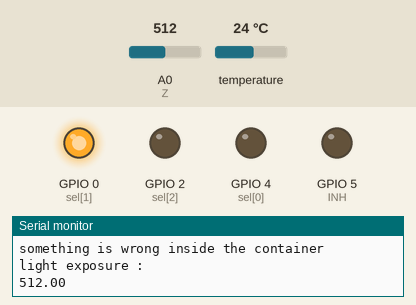
A sketch run on a simulated ESP8266 (NodeMCU). Parts: output pins drawn as LEDs (lit = HIGH), the last lines printed to the serial monitor. The inputs (shaded band) are chosen by the test bench; at power-on: temperature 24 °C, A0 (Z) = 512. WiFi joins after 1.5 s; servers stay silent unless stated; no MQTT or app messages arrive unless stated.

Above: at 2.7 s.
2.8 s: temperature set to 41 °C
At 4.1 s:
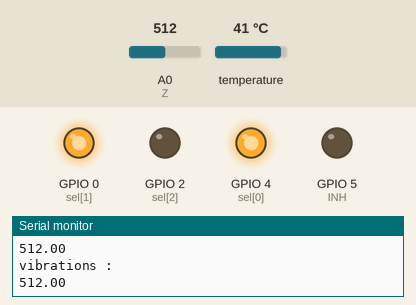
6.8 s: A0 (Z) set to 560
At 8.0 s:
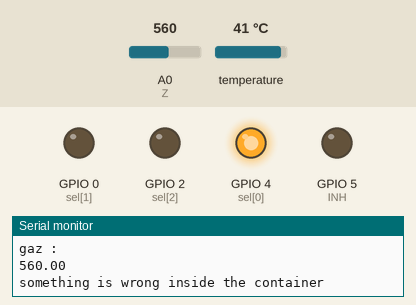
10.3 s: A0 (Z) set to 40
At 13.1 s:
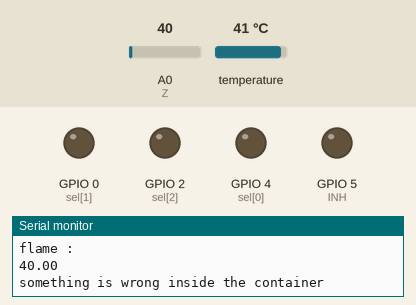
Timing chart, 0 to 20.3 s (numbered marks = the images above; inputs shaded):
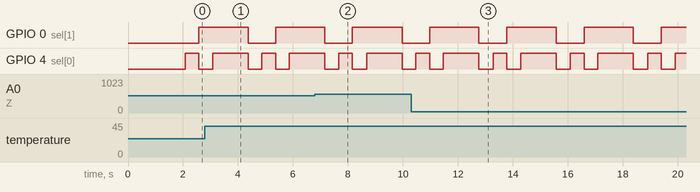

The sketch:

esp1_sensors.ino
```cpp
#include "DallasTemperature.h"
#include "OneWire.h"
#include <ESP8266WiFi.h>
#include <PubSubClient.h>

const int PUBLISH_INTERVAL = 2000;

const char* ssid = "TT_4A58"; // Broker server Network
const char* password = "esprit2020";  // Network pwd
const char* mqttServer ="192.168.1.18";  // Broker ip (raspi)
const int mqttPort = 1883;  // default MQTT port
const char* mqttUser = "";  // no credentials for now
const char* mqttPassword = "";  // no cred for now
char res[8] ;
/// Channels
const char* GAZ_CHANNEL = "123/gaz";  //"state/" + ID;
const char* FLAME_CHANNEL = "123/flame";  //"command/" + ID;
const char* LIGHT_CHANNEL = "123/light";
const char* TEMPERATURE_CHANNEL = "123/temp"; //->   temp
const char* VIBRATIONS_CHANNEL = "123/vib";

WiFiClient espClient;
PubSubClient client(espClient);

int INH = 5 ;  // turn off to enable multiplexer from working
int Z = A0 ;
boolean sel_state[5][3] = {{LOW,LOW,LOW},
                          {HIGH,LOW,LOW},
                          {LOW,HIGH,LOW},
                          {HIGH,HIGH,LOW},
                          {LOW,LOW,HIGH}} ;

int sel[3] = {4,0,2} ;  //A : 4 B : 0 C : 2
String label[5] = {"flame :","gaz :","light exposure :","vibrations :","GPS :"} ;
int shift_delay = 500 ;
OneWire oneWire(13);
DallasTemperature tempSensor(&oneWire);

  void setup(){
  Serial.begin(9600) ;
  tempSensor.begin();
  for (int i = 0;i<3;i++){
    pinMode(sel[i],OUTPUT) ;
    }
  pinMode(INH,OUTPUT) ;
  pinMode(Z,INPUT) ;
  digitalWrite(INH,LOW) ;

  WiFi.begin(ssid, password);
  while (WiFi.status() != WL_CONNECTED) {
    delay(500);
    Serial.println("Connecting to Wifi ...");
  }
  Serial.println("Connected to Wifi network");


    // set server
  client.setServer(mqttServer, mqttPort);
  //client.setCallback(callback);

  while(!client.connected()){
    Serial.println("Connecting to MQTT ...");
    if(client.connect("ESP8266Client", mqttUser, mqttPassword)){
       Serial.println("connected");
    } else {
      Serial.print("failed to connect with state");
      Serial.print(client.state());
      delay(2000);
    }
  }

  }

  void loop(){
    /*
     l : line c : column
     CBA = 000 => Z = first sensor (flame)
     CBA = 001 => Z = 2nd sensor (GAZ)
     CBA = 010 => Z = 3rd sensor (VIBRATIONS)
     CBA = 011 => Z = 4th sensor (GPS)
     */
    shift_sensors() ;
    }

  void alarm(){
    Serial.println("something is wrong inside the container") ;
  }

  void shift_sensors(){
       for (int l = 0; l<4;l++){
      Serial.println(label[l]) ;
      for (int c = 0; c<4;c++){
      digitalWrite(sel[c],sel_state[l][c]) ;
      }
      float data = analogRead(Z) ;
      switch(l){
        case 0 :
           res[8];
          dtostrf(data, 6, 2, res);
          client.publish(FLAME_CHANNEL, (char*)res);
        break ;
        case 1 :
          res[8];
          dtostrf(data, 6, 2, res);
          client.publish(GAZ_CHANNEL, (char*)res);
        break ;
        case 2 :
          res[8];
          dtostrf(data, 6, 2, res);
          client.publish(LIGHT_CHANNEL, (char*)res);
        break ;
        case 3 :
          int zm = map (data, 267, 402, -100, 100);
          float zg = (float) zm / (- 100.00);
          zg = zg * 180;
          res[8] ;
          dtostrf(zg,6,2, res) ;
          client.publish(VIBRATIONS_CHANNEL,(char*)res) ;
        break ;
        case 4 : Serial.println("GPS data should be here") ;
        break ;
        default:Serial.println("error !") ;
        break ;
    }

      Serial.println(data) ;
      check_data(l,data) ;
      delay(shift_delay) ;
      }
     detect_temperature() ;
    }

    void detect_temperature(){
     tempSensor.requestTemperatures();
     Serial.println("temperature :") ;
    Serial.println(tempSensor.getTempCByIndex(0));
    res[8];
    dtostrf(tempSensor.getTempCByIndex(0), 6, 2, res);
    client.publish(TEMPERATURE_CHANNEL, (char*)res);

     if (tempSensor.getTempCByIndex(0) > 40){
      Serial.println("temperature is over 40C") ;
      }
      }

   void check_data(int li, float d){
      if (li == 0 && d < 120){   // check flame
        alarm() ;
        }
      if (li == 1 && d > 340){   // check gaz
        alarm() ;
        }
      if (li == 2 && d > 550){   // check light exposure
        Serial.print("high light exposure, looks like your") ;
        Serial.println(" container is open") ;
        }
      if (li == 3 && d <= 50)
      {
        Serial.println("container is off balance") ;
        }
    }
```

Measured:
- by itself, GPIO 0 (sel[1]): alternates HIGH for 1.8 s and LOW for 1.0 s
- by itself, GPIO 4 (sel[0]): repeats every 2.8 s: LOW 0.50 s, HIGH 1.3 s, LOW 0.52 s, HIGH 0.50 s
